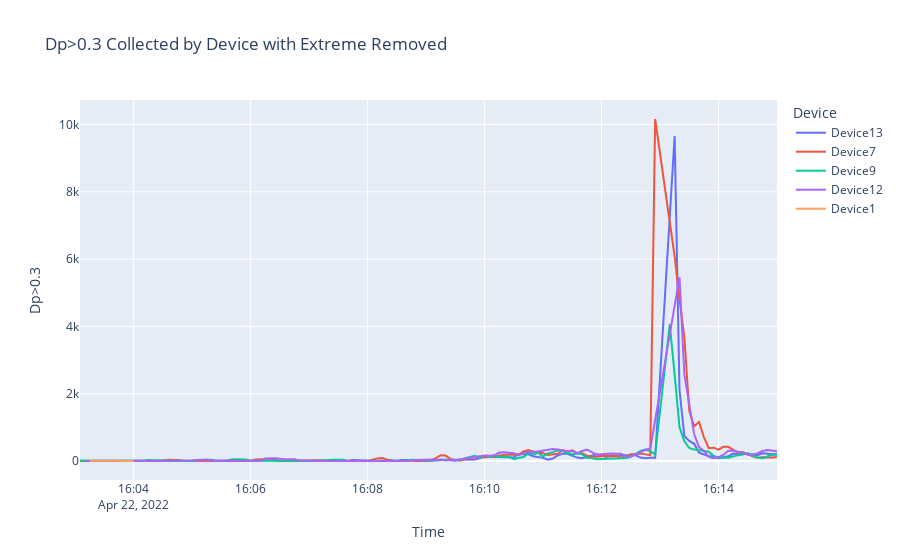

Here is the notebook cell this chart was saved with:
### Code cell
removed_extreme_plot = plot_line_chart(data_removed_extreme, 'Datetime_round', 'Dp>0.3', 'Dp>0.3 Collected by Device with Extreme Removed')
removed_extreme_plot.show()
removed_extreme_plot.write_html('./Figures/removed_extreme_plot.html')
